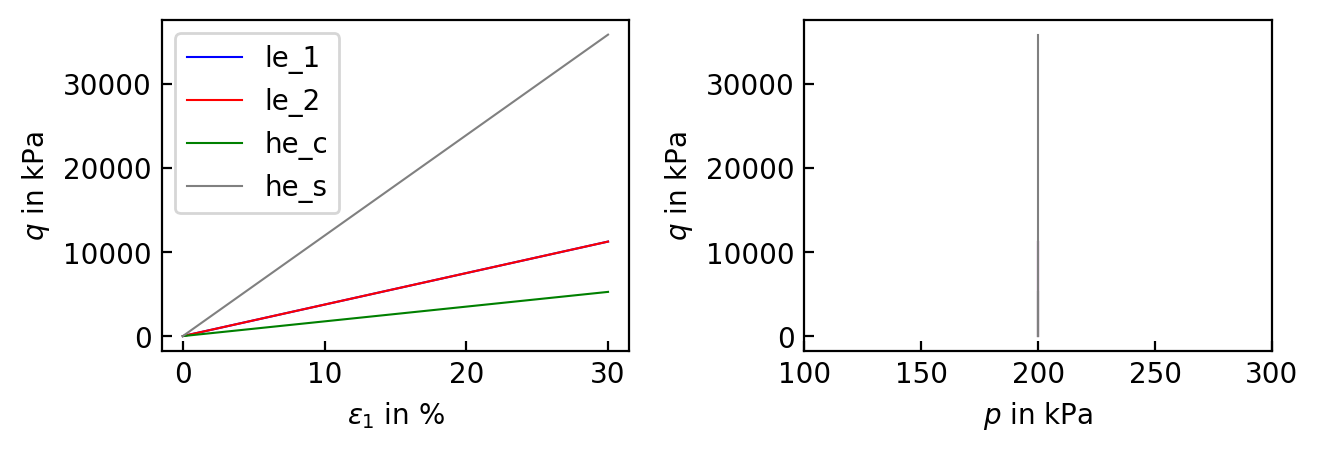

Write Python code to recreate this figure.
# -*- coding: utf-8 -*-
"""
Created on Fri Feb  3 19:21:41 2023

@author: merit
"""

#%%
import numpy as np
import matplotlib.pyplot as plt
import pandas as pd

plt.rcParams['xtick.direction'] = 'in'
plt.rcParams['ytick.direction'] = 'in'
          
# -----------------------------------------------------------------------------
# Functions / Definitions
# -----------------------------------------------------------------------------
def cm2inch(*tupl):
    inch = 2.54
    if isinstance(tupl[0], tuple):
        return tuple(i/inch for i in tupl[0])
    else:
        return tuple(i/inch for i in tupl)

file1 = 'output_CU_1.out'
file2 = 'output_CU_2.out'
file3 = 'output_CU_2_he_c.out'
file4 = 'output_CU_2_he_s.out'
# -----------------------------------------------------------------------------
# Global settings
# -----------------------------------------------------------------------------
height = 6 # cm
width =  8.5  # cm
#%%
fig, (sp1,sp2) = plt.subplots(nrows=1, ncols=2, figsize=cm2inch(2*width,height), dpi=200, facecolor='white')

#
# PLOT 1
#

data = pd.read_csv(file1, skipinitialspace=False, delim_whitespace=True )
eps11 = -data['stran(1)']*100. ; eps22 = -data['stran(2)']*100. ; eps33 = -data['stran(3)']*100.
s11 = -(data['stress(1)']) ; s22 = -(data['stress(2)']) ; s33 = -(data['stress(3)'])
p = ( s11 + s22 + s33 ) / 3.
q = (s11-s22)

sp1.plot(eps11, q, color = 'blue', ls='-', lw=0.75, zorder=1, label='le_1')

data = pd.read_csv(file2, skipinitialspace=False, delim_whitespace=True )
eps11 = -data['stran(1)']*100. ; eps22 = -data['stran(2)']*100. ; eps33 = -data['stran(3)']*100.
s11 = -(data['stress(1)']) ; s22 = -(data['stress(2)']) ; s33 = -(data['stress(3)'])
p = ( s11 + s22 + s33 ) / 3.
q = (s11-s22)

sp1.plot(eps11, q, color = 'red', ls='-', lw=0.75, zorder=1, label='le_2')

data = pd.read_csv(file3, skipinitialspace=False, delim_whitespace=True )
eps11 = -data['stran(1)']*100. ; eps22 = -data['stran(2)']*100. ; eps33 = -data['stran(3)']*100.
s11 = -(data['stress(1)']) ; s22 = -(data['stress(2)']) ; s33 = -(data['stress(3)'])
p = ( s11 + s22 + s33 ) / 3.
q = (s11-s22)

sp1.plot(eps11, q, color = 'green', ls='-', lw=0.75, zorder=1, label='he_c')

data = pd.read_csv(file4, skipinitialspace=False, delim_whitespace=True )
eps11 = -data['stran(1)']*100. ; eps22 = -data['stran(2)']*100. ; eps33 = -data['stran(3)']*100.
s11 = -(data['stress(1)']) ; s22 = -(data['stress(2)']) ; s33 = -(data['stress(3)'])
p = ( s11 + s22 + s33 ) / 3.
q = (s11-s22)

sp1.plot(eps11, q, color = 'grey', ls='-', lw=0.75, zorder=1, label='he_s')

# sp1.set_xlim(-15.0,15.0)
# sp1.set_xticks(np.arange(-15,20,5))
# sp1.set_ylim(-550,550)
# sp1.set_yticks(np.arange(-500,600,100))
sp1.set_xlabel('$\\varepsilon_{1}$ in %')
sp1.set_ylabel('$q$ in kPa' )

sp1.legend(loc='best')

ax = fig.gca()

#
# PLOT 2
#

p = np.arange(0.,550.,1)
Mc = 1.25*p
Me = 0.75*Mc
# sp2.plot(p, Mc, 'k', lw=0.5, ls=':')
# sp2.plot(p, -Me, 'k', lw=0.5, ls=':')



data = pd.read_csv(file1, skipinitialspace=False, delim_whitespace=True )
eps11 = -data['stran(1)']*100. ; eps22 = -data['stran(2)']*100. ; eps33 = -data['stran(3)']*100.
s11 = -(data['stress(1)']) ; s22 = -(data['stress(2)']) ; s33 = -(data['stress(3)'])
p = ( s11 + s22 + s33 ) / 3.
q = (s11-s22)

sp2.plot(p, q, color = 'blue', ls='-', lw=0.75, zorder=1)

data = pd.read_csv(file2, skipinitialspace=False, delim_whitespace=True )
eps11 = -data['stran(1)']*100. ; eps22 = -data['stran(2)']*100. ; eps33 = -data['stran(3)']*100.
s11 = -(data['stress(1)']) ; s22 = -(data['stress(2)']) ; s33 = -(data['stress(3)'])
p = ( s11 + s22 + s33 ) / 3.
q = (s11-s22)

sp2.plot(p, q, color = 'red', ls='-', lw=0.75, zorder=1)
        
data = pd.read_csv(file3, skipinitialspace=False, delim_whitespace=True )
eps11 = -data['stran(1)']*100. ; eps22 = -data['stran(2)']*100. ; eps33 = -data['stran(3)']*100.
s11 = -(data['stress(1)']) ; s22 = -(data['stress(2)']) ; s33 = -(data['stress(3)'])
p = ( s11 + s22 + s33 ) / 3.
q = (s11-s22)

sp2.plot(p, q, color = 'green', ls='-', lw=0.75, zorder=1)  

data = pd.read_csv(file4, skipinitialspace=False, delim_whitespace=True )
eps11 = -data['stran(1)']*100. ; eps22 = -data['stran(2)']*100. ; eps33 = -data['stran(3)']*100.
s11 = -(data['stress(1)']) ; s22 = -(data['stress(2)']) ; s33 = -(data['stress(3)'])
p = ( s11 + s22 + s33 ) / 3.
q = (s11-s22)

sp2.plot(p, q, color = 'grey', ls='-', lw=0.75, zorder=1)  

sp2.set_xlim(100,300)
# sp2.set_xticks(np.arange(0,550,100))
# sp2.set_ylim(-550,550)
# sp2.set_yticks(np.arange(-500,600,100))
sp2.set_xlabel('$p$ in kPa')
sp2.set_ylabel('$q$ in kPa' )

ax = fig.gca()


plt.tight_layout(w_pad=1.2)
plt.show()
fig.savefig('triax_CU.pdf', bbox_inches='tight')
fig.savefig('triax_CU.png', bbox_inches='tight')